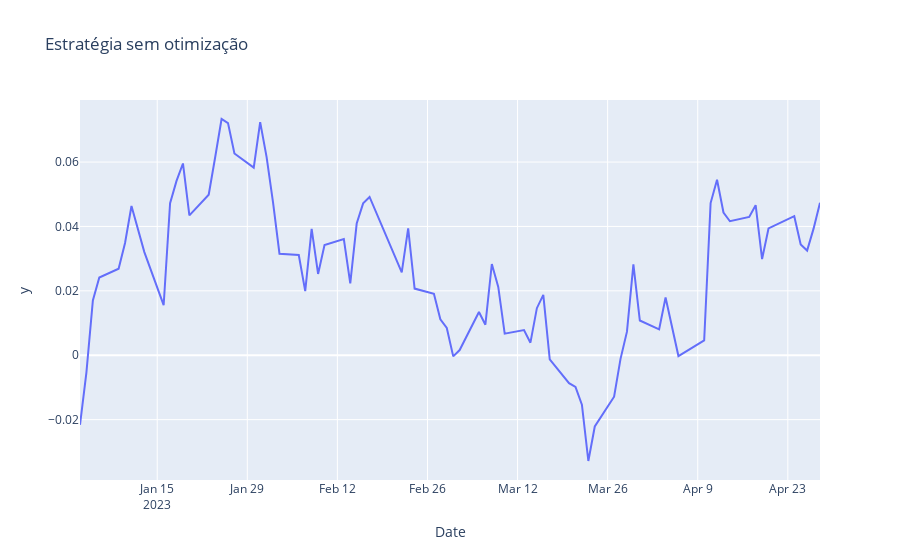

Notebook code for this chart:
### Code cell
vanilla = data_test.mul(weights_vanilla).sum(axis=1)
vanilla = vanilla + 1
vanilla = vanilla.cumprod() - 1
px.line(vanilla, title='Estratégia sem otimização', x=vanilla.index, y=vanilla.values)
